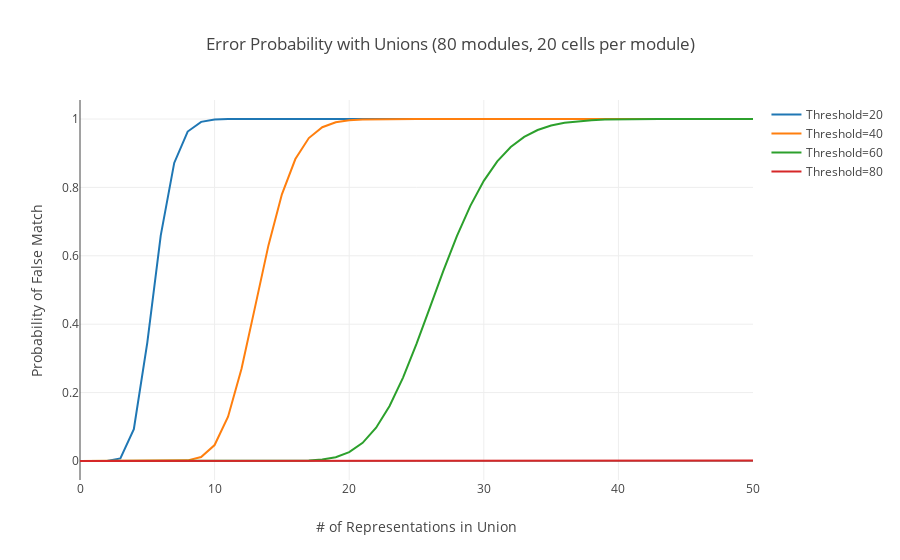

Write notebook code for a chart like this one.
### Markdown cell above
# Plot the False Match Probability for Unions

### Code cell
x = range(51)
unionPlots = [
    Scatter(x=x, y=[float(unionProb.subs(n, 20).subs(theta, threshold).subs(m, 80).subs(U, i).evalf()) for i in x], name="Threshold={}".format(threshold))
    for threshold in (20, 40, 60, 80)]

layout = Layout(
    title= 'Error Probability with Unions (80 modules, 20 cells per module)',
    xaxis= dict(
        title= '# of Representations in Union',
    ),
    yaxis=dict(
        title= 'Probability of False Match',
    ),
)
fig = Figure(data=unionPlots, layout=layout)

iplot(fig)
